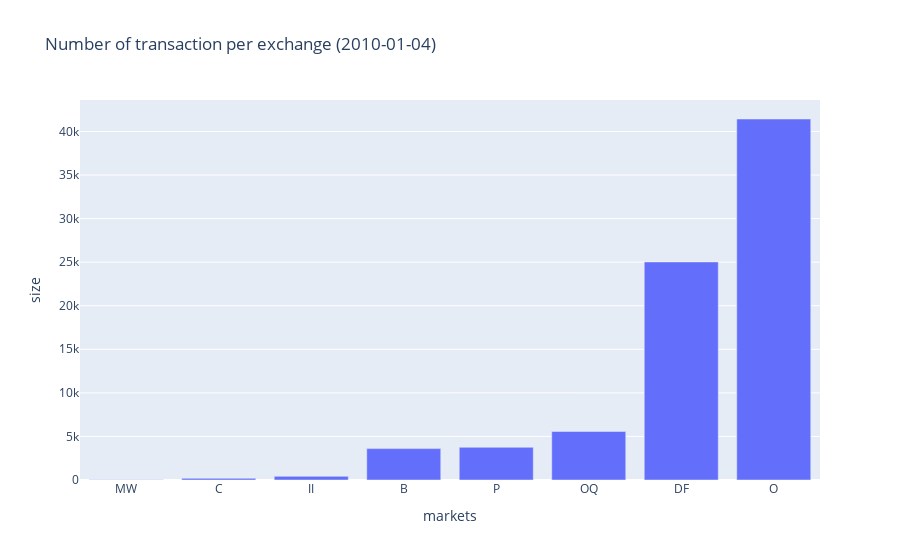

Here is the notebook cell this chart was saved with:
### Markdown cell above
# simple data exploration

### Code cell
from helpers.plots import save_plot
sizes = [len(v) for _,v in daily_data.items()]
size_df = pd.DataFrame({'markets': daily_data.keys(), 'size': sizes})
fig = px.bar(
    size_df.sort_values('size'), 
    x='markets', y='size',
    title=f"Number of transaction per exchange ({config['test_date']})"
)
save_plot(fig, "nb_transaction_per_exchange")
fig.show()

### Figure 1 — Plotly figure (JSON) as saved in the notebook; plotly's stock layout.template omitted (floating-point values rounded to 4 significant figures)
{"data": [{"alignmentgroup": "True", "hovertemplate": "markets=%{x}<br>size=%{y}<extra></extra>", "legendgroup": "", "marker": {"color": "#636efa", "pattern": {"shape": ""}}, "name": "", "offsetgroup": "", "orientation": "v", "showlegend": false, "textposition": "auto", "type": "bar", "x": ["MW", "C", "II", "B", "P", "OQ", "DF", "O"], "xaxis": "x", "y": [22, 192, 419, 3601, 3750, 5571, 25028, 41429], "yaxis": "y"}], "layout": {"barmode": "relative", "legend": {"tracegroupgap": 0}, "title": {"text": "Number of transaction per exchange (2010-01-04)"}, "xaxis": {"anchor": "y", "domain": [0, 1], "title": {"text": "markets"}}, "yaxis": {"anchor": "x", "domain": [0, 1], "title": {"text": "size"}}}}
